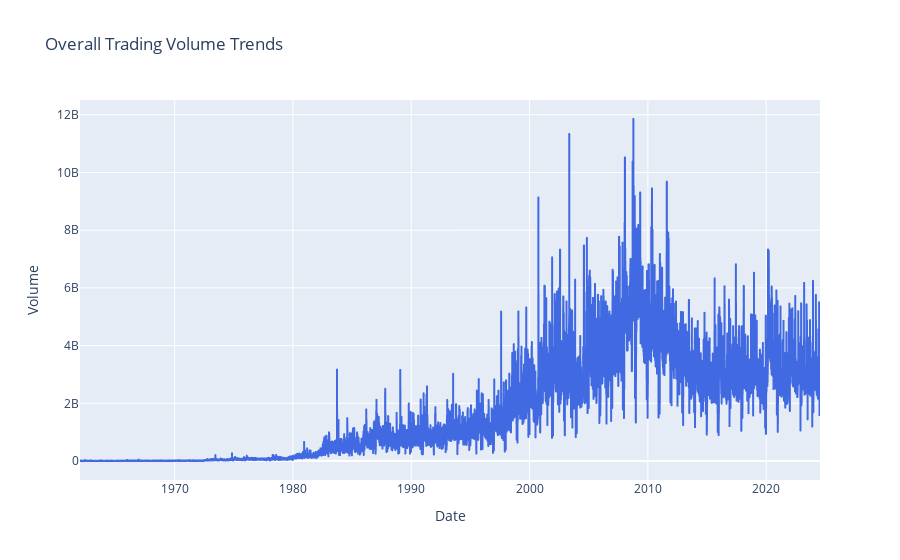

This figure's notebook cell:
### Markdown cell above
## 2. Exploratory Data Analysis (EDA)

### Code cell
import plotly.express as px

volumn_trends = df.groupby('Date')['Volume'].sum().reset_index()

# Create an interactive plot using Plotly
fig = px.line(volumn_trends , x = 'Date' , y = 'Volume' , title = 'Overall Trading Volume Trends' , line_shape= 'linear')
fig.update_traces(line=dict(color = 'royalblue'))
fig.update_layout(xaxis_title= 'Date' , yaxis_title='Volume')
fig.show()

### Figure 1 — Plotly figure (JSON) as saved in the notebook; plotly's stock layout.template omitted (floating-point values rounded to 4 significant figures; data arrays with more than 128 entries replaced by an {"elided": "..."} marker saying what was removed)
{"data": [{"hovertemplate": "Date=%{x}<br>Volume=%{y}<extra></extra>", "legendgroup": "", "line": {"color": "royalblue", "dash": "solid", "shape": "linear"}, "marker": {"symbol": "circle"}, "mode": "lines", "name": "", "showlegend": false, "type": "scattergl", "x": {"elided": "15744 str values"}, "xaxis": "x", "y": {"elided": "15744 int values"}, "yaxis": "y"}], "layout": {"autosize": true, "legend": {"tracegroupgap": 0}, "title": {"text": "Overall Trading Volume Trends"}, "xaxis": {"anchor": "y", "autorange": true, "domain": [0, 1], "range": ["1962-01-02", "2024-07-19"], "title": {"text": "Date"}, "type": "date"}, "yaxis": {"anchor": "x", "autorange": true, "domain": [0, 1], "range": [-655200000.0, 12510000000.0], "title": {"text": "Volume"}, "type": "linear"}}}
